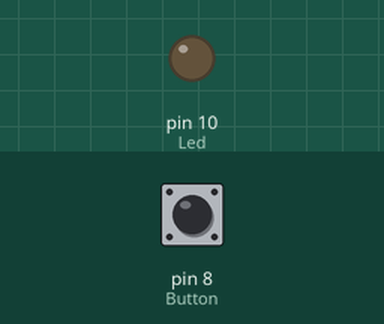
The sketch below on a simulated Arduino Uno, built with avr-gcc and run on an emulated ATmega328P. Parts: output pins drawn as LEDs (lit = HIGH). Inputs (shaded band) come from the test bench; at power-on: pin 8 (Button) LOW.

Above: at 1.2 s.
1.3 s: pin 8 (Button) pulled HIGH for 0.15 s
At 1.37 s:
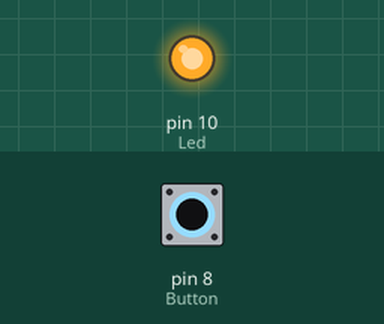
2.9 s: pin 8 (Button) pulled HIGH for 3.2 s
At 7.0 s:
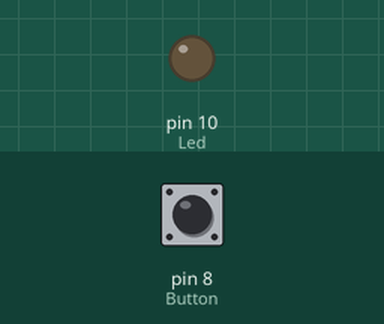
Timing chart, 0 to 8.5 s (numbered marks = the images above; inputs shaded):
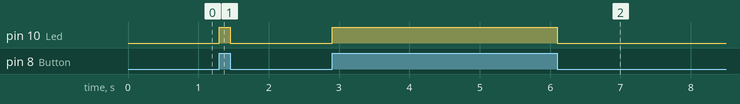

The sketch:

Buton_Led_yak.ino
```cpp
#define Button 8    // isim değiştirme işlemleri !!
#define Led 10
int buton_durumu = 0;  //başlangıçta bu değere 0 atadık

void setup() {
  pinMode(Button,INPUT);
  pinMode(Led,OUTPUT);


}

void loop() {
  buton_durumu = digitalRead(Button); //bu bir değer döndürecek

  if(buton_durumu == 1){    // if else , butona basmak/basmamak
    digitalWrite(Led,HIGH);   //high = 5v

  }
  else {
    digitalWrite(Led,LOW);   // low = 0v
  }


}
```

Measured:
- after the input at 1.3 s, pin 10 (Led): LOW → HIGH at once, → LOW 0.15 s later
- after the input at 2.9 s, pin 10 (Led): LOW → HIGH at once, → LOW 3.2 s later
